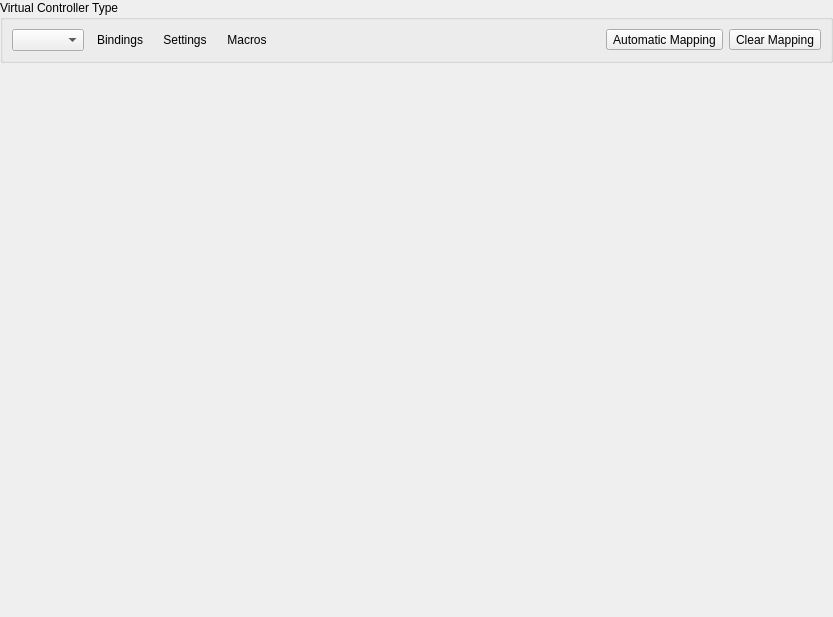
<?xml version="1.0" encoding="UTF-8"?>
<ui version="4.0">
 <class>ControllerBindingWidget</class>
 <widget class="QWidget" name="ControllerBindingWidget">
  <property name="geometry">
   <rect>
    <x>0</x>
    <y>0</y>
    <width>833</width>
    <height>617</height>
   </rect>
  </property>
  <property name="windowTitle">
   <string notr="true">Form</string>
  </property>
  <layout class="QVBoxLayout" name="verticalLayout" stretch="0,1">
   <property name="leftMargin">
    <number>0</number>
   </property>
   <property name="topMargin">
    <number>0</number>
   </property>
   <property name="rightMargin">
    <number>0</number>
   </property>
   <property name="bottomMargin">
    <number>0</number>
   </property>
   <item>
    <widget class="QGroupBox" name="groupBox">
     <property name="title">
      <string>Virtual Controller Type</string>
     </property>
     <layout class="QHBoxLayout" name="horizontalLayout_3">
      <item>
       <layout class="QHBoxLayout" name="horizontalLayout">
        <item>
         <widget class="NoScrollQComboBox" name="controllerType"/>
        </item>
        <item>
         <widget class="QToolButton" name="bindings">
          <property name="text">
           <string>Bindings</string>
          </property>
          <property name="icon">
           <iconset theme="controller-line">
            <normaloff>.</normaloff>.</iconset>
          </property>
          <property name="checkable">
           <bool>true</bool>
          </property>
          <property name="toolButtonStyle">
           <enum>Qt::ToolButtonTextBesideIcon</enum>
          </property>
          <property name="autoRaise">
           <bool>true</bool>
          </property>
         </widget>
        </item>
        <item>
         <widget class="QToolButton" name="settings">
          <property name="text">
           <string>Settings</string>
          </property>
          <property name="icon">
           <iconset theme="checkbox-multiple-blank-line">
            <normaloff>.</normaloff>.</iconset>
          </property>
          <property name="checkable">
           <bool>true</bool>
          </property>
          <property name="toolButtonStyle">
           <enum>Qt::ToolButtonTextBesideIcon</enum>
          </property>
          <property name="autoRaise">
           <bool>true</bool>
          </property>
         </widget>
        </item>
        <item>
         <widget class="QToolButton" name="macros">
          <property name="text">
           <string>Macros</string>
          </property>
          <property name="icon">
           <iconset theme="flashlight-line">
            <normaloff>.</normaloff>.</iconset>
          </property>
          <property name="checkable">
           <bool>true</bool>
          </property>
          <property name="toolButtonStyle">
           <enum>Qt::ToolButtonTextBesideIcon</enum>
          </property>
          <property name="autoRaise">
           <bool>true</bool>
          </property>
         </widget>
        </item>
       </layout>
      </item>
      <item>
       <spacer name="horizontalSpacer">
        <property name="orientation">
         <enum>Qt::Horizontal</enum>
        </property>
        <property name="sizeHint" stdset="0">
         <size>
          <width>460</width>
          <height>20</height>
         </size>
        </property>
       </spacer>
      </item>
      <item>
       <layout class="QHBoxLayout" name="horizontalLayout_2">
        <item>
         <widget class="QToolButton" name="automaticBinding">
          <property name="text">
           <string>Automatic Mapping</string>
          </property>
          <property name="icon">
           <iconset theme="controller-line">
            <normaloff>.</normaloff>.</iconset>
          </property>
          <property name="toolButtonStyle">
           <enum>Qt::ToolButtonTextBesideIcon</enum>
          </property>
         </widget>
        </item>
        <item>
         <widget class="QToolButton" name="clearBindings">
          <property name="text">
           <string>Clear Mapping</string>
          </property>
          <property name="icon">
           <iconset theme="file-reduce-line">
            <normaloff>.</normaloff>.</iconset>
          </property>
          <property name="toolButtonStyle">
           <enum>Qt::ToolButtonTextBesideIcon</enum>
          </property>
         </widget>
        </item>
       </layout>
      </item>
     </layout>
    </widget>
   </item>
   <item>
    <widget class="QStackedWidget" name="stackedWidget"/>
   </item>
  </layout>
 </widget>
 <customwidgets>
  <customwidget>
   <class>NoScrollQComboBox</class>
   <extends>QComboBox</extends>
   <header>NoScrollQComboBox.h</header>
  </customwidget>
 </customwidgets>
 <resources>
  <include location="../resources/resources.qrc"/>
 </resources>
 <connections/>
</ui>
